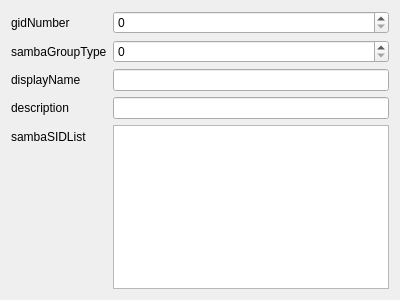
<?xml version="1.0" encoding="UTF-8"?>
<ui version="4.0">
  <class>sambaGroupMapping</class>
  <widget name="sambaGroupMapping" class="QWidget">
    <property name="geometry">
      <rect>
        <x>0</x>
        <y>0</y>
        <width>400</width>
        <height>300</height>
      </rect>
    </property>
    <property name="windowTitle">
      <string>sambaGroupMapping</string>
    </property>
    <property name="windowIcon">
       <iconset>
       <normaloff>:/images/user-samba.png</normaloff>:/images/user-samba.png</iconset>
    </property>
    <layout name="gridLayout" class="QGridLayout">
      <item column="0" row="0">
        <layout name="formLayout" class="QFormLayout">
          <item column="0" row="0">
            <widget name="gidNumberLabel" class="QLabel">
              <property name="text">
                <string>gidNumber</string>
              </property>
            </widget>
          </item>
          <item column="1" row="0">
            <widget name="gidNumberEdit" class="QSpinBox"/>
          </item>
          <item column="0" row="1">
            <widget name="sambaGroupTypeLabel" class="QLabel">
              <property name="text">
                <string>sambaGroupType</string>
              </property>
            </widget>
          </item>
          <item column="1" row="1">
            <widget name="sambaGroupTypeEdit" class="QSpinBox"/>
          </item>
          <item column="0" row="2">
            <widget name="displayNameLabel" class="QLabel">
              <property name="text">
                <string>displayName</string>
              </property>
            </widget>
          </item>
          <item column="1" row="2">
            <widget name="displayNameEdit" class="QLineEdit"/>
          </item>
          <item column="0" row="3">
            <widget name="descriptionLabel" class="QLabel">
              <property name="text">
                <string>description</string>
              </property>
            </widget>
          </item>
          <item column="1" row="3">
            <widget name="descriptionEdit" class="QLineEdit"/>
          </item>
          <item column="0" row="4">
            <widget name="sambaSIDListLabel" class="QLabel">
              <property name="text">
                <string>sambaSIDList</string>
              </property>
            </widget>
          </item>
          <item column="1" row="4">
            <widget name="sambaSIDListEdit" class="QTableWidget"/>
          </item>
        </layout>
      </item>
    </layout>
  </widget>
  <resources>
    <include location="resources/user-samba.qrc"/>
  </resources>
  <connections>
    <connection>
      <sender>sambaGroupTypeEdit</sender>
      <signal>textChanged(QString)</signal>
      <receiver>sambaGroupMapping</receiver>
      <slot>property_sambaGroupType()</slot>
    </connection>
    <connection>
      <sender>displayNameEdit</sender>
      <signal>textChanged(QString)</signal>
      <receiver>sambaGroupMapping</receiver>
      <slot>property_displayName()</slot>
    </connection>
    <connection>
      <sender>sambaSIDListEdit</sender>
      <signal>textChanged(QString)</signal>
      <receiver>sambaGroupMapping</receiver>
      <slot>property_sambaSIDList()</slot>
    </connection>
  </connections>
</ui>
